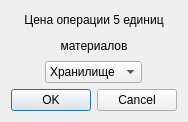
<?xml version="1.0" encoding="UTF-8"?>
<ui version="4.0">
 <class>SectorDialog</class>
 <widget class="QDialog" name="SectorDialog">
  <property name="geometry">
   <rect>
    <x>0</x>
    <y>0</y>
    <width>184</width>
    <height>122</height>
   </rect>
  </property>
  <property name="windowTitle">
   <string>Добавить сектор</string>
  </property>
  <layout class="QVBoxLayout" name="verticalLayout">
   <item>
    <widget class="QLabel" name="label">
     <property name="text">
      <string>&lt;html&gt;&lt;head/&gt;&lt;body&gt;&lt;p align=&quot;center&quot;&gt;Цена операции 5 единиц&lt;/p&gt;&lt;p align=&quot;center&quot;&gt; материалов&lt;/p&gt;&lt;/body&gt;&lt;/html&gt;</string>
     </property>
    </widget>
   </item>
   <item>
    <layout class="QHBoxLayout" name="horizontalLayout">
     <item>
      <spacer name="horizontalSpacer">
       <property name="orientation">
        <enum>Qt::Horizontal</enum>
       </property>
       <property name="sizeHint" stdset="0">
        <size>
         <width>40</width>
         <height>20</height>
        </size>
       </property>
      </spacer>
     </item>
     <item>
      <widget class="QComboBox" name="comboBox">
       <item>
        <property name="text">
         <string>Хранилище</string>
        </property>
       </item>
       <item>
        <property name="text">
         <string>Родильня</string>
        </property>
       </item>
       <item>
        <property name="text">
         <string>Защита</string>
        </property>
       </item>
      </widget>
     </item>
     <item>
      <spacer name="horizontalSpacer_2">
       <property name="orientation">
        <enum>Qt::Horizontal</enum>
       </property>
       <property name="sizeHint" stdset="0">
        <size>
         <width>40</width>
         <height>20</height>
        </size>
       </property>
      </spacer>
     </item>
    </layout>
   </item>
   <item>
    <widget class="QDialogButtonBox" name="buttonBox">
     <property name="orientation">
      <enum>Qt::Horizontal</enum>
     </property>
     <property name="standardButtons">
      <set>QDialogButtonBox::Cancel|QDialogButtonBox::Ok</set>
     </property>
     <property name="centerButtons">
      <bool>true</bool>
     </property>
    </widget>
   </item>
  </layout>
 </widget>
 <resources/>
 <connections>
  <connection>
   <sender>buttonBox</sender>
   <signal>accepted()</signal>
   <receiver>SectorDialog</receiver>
   <slot>accept()</slot>
   <hints>
    <hint type="sourcelabel">
     <x>248</x>
     <y>254</y>
    </hint>
    <hint type="destinationlabel">
     <x>157</x>
     <y>274</y>
    </hint>
   </hints>
  </connection>
  <connection>
   <sender>buttonBox</sender>
   <signal>rejected()</signal>
   <receiver>SectorDialog</receiver>
   <slot>reject()</slot>
   <hints>
    <hint type="sourcelabel">
     <x>316</x>
     <y>260</y>
    </hint>
    <hint type="destinationlabel">
     <x>286</x>
     <y>274</y>
    </hint>
   </hints>
  </connection>
 </connections>
</ui>
